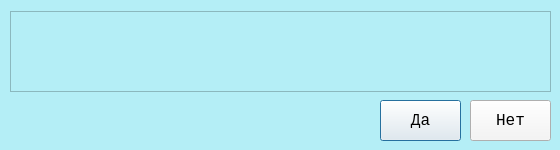
<?xml version="1.0" encoding="UTF-8"?>
<ui version="4.0">
 <class>Dialog</class>
 <widget class="QDialog" name="Dialog">
  <property name="geometry">
   <rect>
    <x>0</x>
    <y>0</y>
    <width>560</width>
    <height>150</height>
   </rect>
  </property>
  <property name="windowTitle">
   <string>Dialog</string>
  </property>
  <property name="styleSheet">
   <string notr="true">background-color: rgb(180, 238, 246)</string>
  </property>
  <widget class="QPushButton" name="OKbutton">
   <property name="geometry">
    <rect>
     <x>380</x>
     <y>100</y>
     <width>81</width>
     <height>41</height>
    </rect>
   </property>
   <property name="font">
    <font>
     <family>Lucida Console</family>
     <pointsize>-1</pointsize>
     <weight>50</weight>
     <italic>false</italic>
     <bold>false</bold>
    </font>
   </property>
   <property name="styleSheet">
    <string notr="true">font-size: 16px;
font: &quot;Yu Gothic UI Semibold&quot;;
background-color: rgb(245, 245, 245)</string>
   </property>
   <property name="text">
    <string>Да</string>
   </property>
  </widget>
  <widget class="QTextBrowser" name="text">
   <property name="geometry">
    <rect>
     <x>10</x>
     <y>11</y>
     <width>541</width>
     <height>81</height>
    </rect>
   </property>
   <property name="font">
    <font>
     <family>Lucida Console</family>
     <pointsize>-1</pointsize>
     <weight>50</weight>
     <italic>false</italic>
     <bold>false</bold>
    </font>
   </property>
   <property name="styleSheet">
    <string notr="true">color: rgb(0, 0, 0);
font-size: 16px;
font: &quot;Arial Black&quot;;</string>
   </property>
   <property name="html">
    <string>&lt;!DOCTYPE HTML PUBLIC &quot;-//W3C//DTD HTML 4.0//EN&quot; &quot;http://www.w3.org/TR/REC-html40/strict.dtd&quot;&gt;
&lt;html&gt;&lt;head&gt;&lt;meta name=&quot;qrichtext&quot; content=&quot;1&quot; /&gt;&lt;style type=&quot;text/css&quot;&gt;
p, li { white-space: pre-wrap; }
&lt;/style&gt;&lt;/head&gt;&lt;body style=&quot; font-family:'Lucida Console'; font-size:16px; font-weight:400; font-style:normal;&quot;&gt;
&lt;p align=&quot;center&quot; style=&quot;-qt-paragraph-type:empty; margin-top:0px; margin-bottom:0px; margin-left:0px; margin-right:0px; -qt-block-indent:0; text-indent:0px; font-family:'MS Shell Dlg 2';&quot;&gt;&lt;br /&gt;&lt;/p&gt;&lt;/body&gt;&lt;/html&gt;</string>
   </property>
  </widget>
  <widget class="QPushButton" name="CancelButton">
   <property name="geometry">
    <rect>
     <x>470</x>
     <y>100</y>
     <width>81</width>
     <height>41</height>
    </rect>
   </property>
   <property name="font">
    <font>
     <family>Lucida Console</family>
     <pointsize>-1</pointsize>
     <weight>50</weight>
     <italic>false</italic>
     <bold>false</bold>
    </font>
   </property>
   <property name="styleSheet">
    <string notr="true">font-size: 16px;
font: &quot;Yu Gothic UI Semibold&quot;;
background-color: rgb(245, 245, 245)</string>
   </property>
   <property name="text">
    <string>Нет</string>
   </property>
  </widget>
  <widget class="QLabel" name="error">
   <property name="geometry">
    <rect>
     <x>10</x>
     <y>110</y>
     <width>361</width>
     <height>21</height>
    </rect>
   </property>
   <property name="font">
    <font>
     <family>Franklin Gothic Demi</family>
     <pointsize>16</pointsize>
     <weight>50</weight>
     <italic>false</italic>
     <bold>false</bold>
    </font>
   </property>
   <property name="styleSheet">
    <string notr="true">color: red;
font-size: 16px;
font: 16pt &quot;Franklin Gothic Demi&quot;;</string>
   </property>
   <property name="text">
    <string/>
   </property>
   <property name="alignment">
    <set>Qt::AlignCenter</set>
   </property>
  </widget>
 </widget>
 <resources/>
 <connections/>
</ui>
